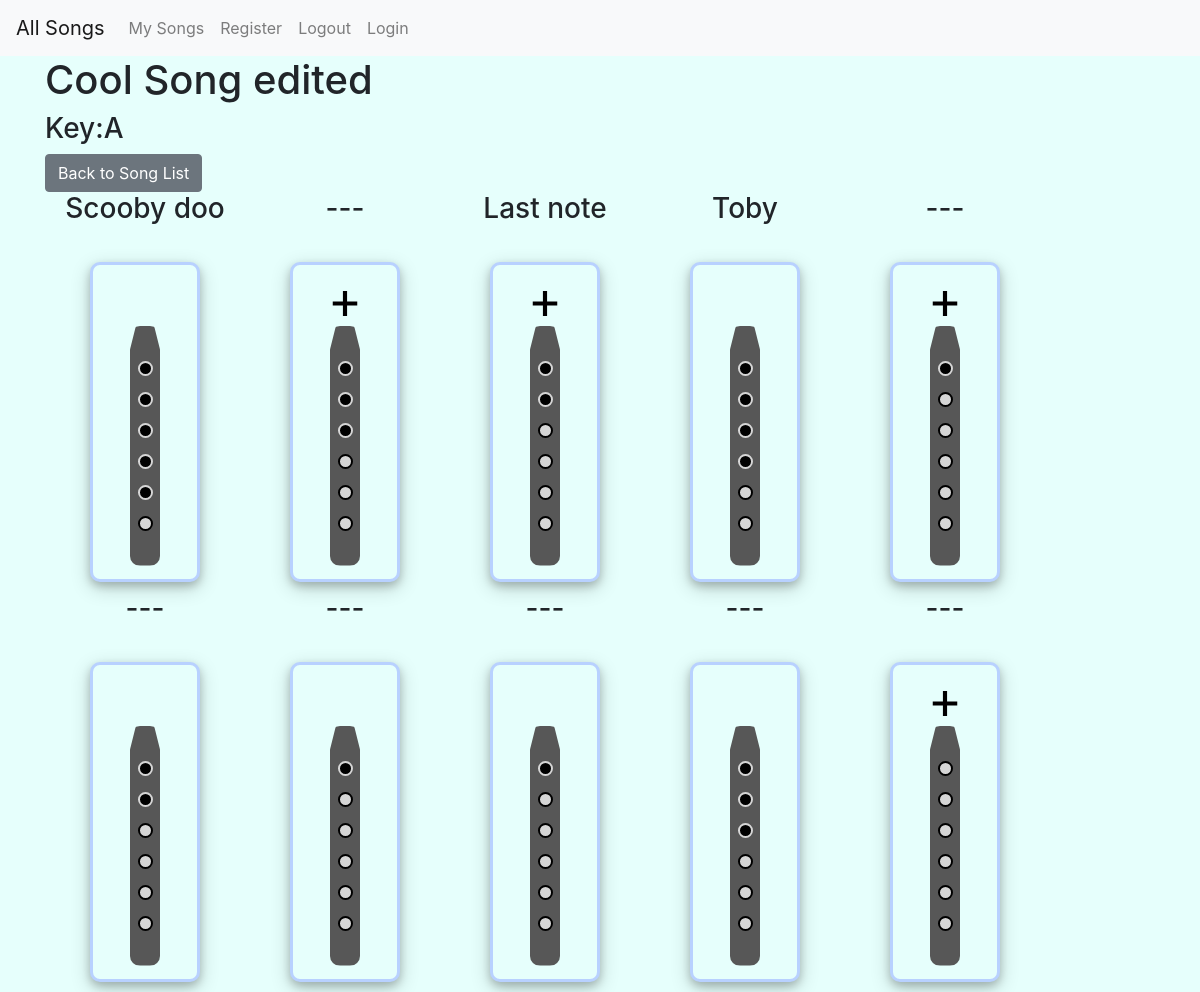
Page /song_detail/5/ on the committed database.
### tabs/models.py (models this page shows, shortened)
class Song(models.Model):
    user = models.ForeignKey(User, on_delete=models.SET_NULL, null=True)
    name = models.CharField(max_length=20)
    key = models.CharField(max_length=2)

class Notes(models.Model):
    upper_octave = models.BooleanField(default=False)
    comment = models.CharField(max_length=50)
    hole_1 = models.BooleanField(default=False)
    hole_2 = models.BooleanField(default=False)
    hole_3 = models.BooleanField(default=False)
    hole_4 = models.BooleanField(default=False)
    hole_5 = models.BooleanField(default=False)
    hole_6 = models.BooleanField(default=False)
    song = models.ForeignKey(Song, on_delete=models.SET_NULL, null=True)

### tabs/views.py (the view)
# urls.py: path('song_detail/<int:pk>/', views.song_detail, name="detail"),
def song_detail(request, pk):
    current_user = request.user
    song = Song.objects.get(id=pk)
    notes = song.notes_set.all()
    context = {'notes': notes, 'song': song, 'current_user': current_user}
    return render(request, 'tabs/song_detail.html', context)

### tabs/templates/tabs/song_detail.html (shortened to what this page needs)
{% extends "tabs/base.html" %}
{% block body_block %}
    <h1>{{ song.name }}</h1>
    <h3>Key:{{ song.key }}</h3>
    <a class = 'btn btn-secondary' href="/">Back to Song List</a>
<div class="container">
    <div class="row align-items-start">
    {% for note in notes %}
            <div class ="outer_container">
                <div class = "comment">
                    <h3>{{ note.comment }}</h3>
                </div>
                <div class = "inner_container">
                    {% if note.upper_octave == True %}
                        <div class="octave_container">
                    <svg class = "octave on" xmlns="http://www.w3.org/2000/svg" width="25" height="25" viewBox="0 0 24 24"><path d="M24 10h-10v-10h-4v10h-10v4h10v10h4v-10h10z"/></svg>
                   </div>
                    {% else %}
                        <div class="octave_container">
                    <svg class = "octave" xmlns="http://www.w3.org/2000/svg" width="25" height="25" viewBox="0 0 24 24"><path d="M24 10h-10v-10h-4v10h-10v4h10v10h4v-10h10z"/></svg>
                   </div>
                    {% endif %}
                  <div class = "whistle_body">
                    <div class = "hole_container">
                        {% if note.hole_1 == True %}
                            <div class = "hole on"></div>
                        {% else %}
                            <div class = "hole"></div>
                        {% endif %}
                        {% if note.hole_2 == True %}
                            <div class = "hole on"></div>
                        {% else %}
                            <div class = "hole"></div>
                        {% endif %}
                        {% if note.hole_3 == True %}
                            <div class = "hole on"></div>
                        {% else %}
                            <div class = "hole"></div>
                        {% endif %}
                        {% if note.hole_4 == True %}
                            <div class = "hole on"></div>
                        {% else %}
                            <div class = "hole"></div>
                        {% endif %}
                        {% if note.hole_5 == True %}
                            <div class = "hole on"></div>
                        {% else %}
                            <div class = "hole"></div>
                        {% endif %}
                        {% if note.hole_6 == True %}
                            <div class = "hole on"></div>
                        {% else %}
                            <div class = "hole"></div>
                        {% endif %}
                    </div>
                  </div>
                </div>
            </div>
    {% endfor %}
    </div>
</div>
{% endblock %}

### tabs/static/style/base.css (style rules this page uses)
:root { --color1: #e6fffc; --color2: #b8d1ff; --color3: #fff; --whistle-body: #575757; --primary-button: #0077ff; --dark-button: #2b2b2b; }
* { box-sizing: border-box; margin: 0; }
body { background-color: var(--color1); }
.comment { height: 70px; text-align: center; vertical-align: middle; margin: auto; width:200px; }
.outer_container { height: 400px; width: 200px; display: inline-block; }
.inner_container { border: 3px solid var(--color2); display: inline-block; position: relative; height: 320px; width: 110px; background-color: var(--color1); border-radius: 10px; margin-top: 0px; margin-left: 50%; box-shadow: 0 4px 8px 0 rgba(0, 0, 0, 0.2), 0 6px 20px 0 rgba(0, 0, 0, 0.19); transform: translate(-50%,0); }
.whistle_body { position: absolute; background-color: var(--whistle-body); height: 240px; width: 30px; border-radius: 10px; clip-path: polygon(20% 0, 80% 0, 100% 10%, 100% 100%, 0 100%, 0 10%); top: 50%; left: 50%; transform: translate(-50%,-40%); }
.hole { border: 2px solid black; border-radius: 10px; background-color: #d6d6d6; height: 15px; width: 15px; left: 50%; margin: 8px; }
.hole.on { background-color: black; border: 2px solid #d6d6d6; }
.hole_container { position: relative; display: flex; flex-direction: column; justify-content: center; width: 100%; height: 100%; }
.octave_container { position: absolute; width: 25px; height: 25px; left: 50%; top: 25px; transform: translate(-50%, 0); }
.octave { fill: transparent; }
.octave.on { fill: black; }

### rows in the picture
Song: name "Cool Song edited", key "A"
Notes: comment "Scooby doo", hole_1 True (drawn), hole_2 True (drawn), hole_3 True (drawn), hole_4 True (drawn), hole_5 True (drawn), hole_6 False (drawn)
Notes: comment "---", hole_1 True (drawn), hole_2 True (drawn), hole_3 True (drawn), hole_4 False (drawn), hole_5 False (drawn), hole_6 False (drawn)
Notes: comment "Last note", hole_1 True (drawn), hole_2 True (drawn), hole_3 False (drawn), hole_4 False (drawn), hole_5 False (drawn), hole_6 False (drawn)
Notes: comment "Toby", hole_1 True (drawn), hole_2 True (drawn), hole_3 True (drawn), hole_4 True (drawn), hole_5 False (drawn), hole_6 False (drawn)
Notes: comment "---", hole_1 True (drawn), hole_2 False (drawn), hole_3 False (drawn), hole_4 False (drawn), hole_5 False (drawn), hole_6 False (drawn)
Notes: comment "---", hole_1 True (drawn), hole_2 True (drawn), hole_3 False (drawn), hole_4 False (drawn), hole_5 False (drawn), hole_6 False (drawn)
Notes: comment "---", hole_1 True (drawn), hole_2 False (drawn), hole_3 False (drawn), hole_4 False (drawn), hole_5 False (drawn), hole_6 False (drawn)
Notes: comment "---", hole_1 True (drawn), hole_2 False (drawn), hole_3 False (drawn), hole_4 False (drawn), hole_5 False (drawn), hole_6 False (drawn)
Notes: comment "---", hole_1 True (drawn), hole_2 True (drawn), hole_3 True (drawn), hole_4 False (drawn), hole_5 False (drawn), hole_6 False (drawn)
Notes: comment "---", hole_1 False (drawn), hole_2 False (drawn), hole_3 False (drawn), hole_4 False (drawn), hole_5 False (drawn), hole_6 False (drawn)
